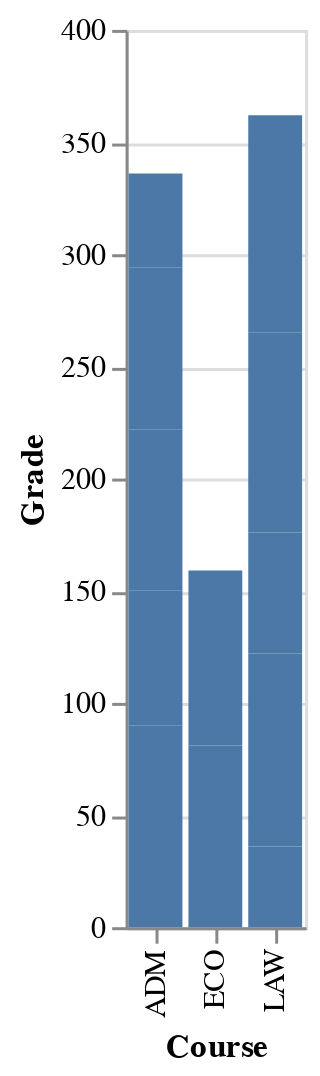

Notebook code for this chart:
### Code cell
alt.Chart(df).mark_bar().encode(x='Course',y='Grade')

### Figure 1 — Vega-Lite specification as saved in the notebook (floating-point values rounded to 4 significant figures)
{"config": {"view": {"continuousWidth": 300, "continuousHeight": 300}}, "data": {"name": "data-617387164a05ed549f6096dd04610a5b"}, "mark": {"type": "bar"}, "encoding": {"x": {"field": "Course", "type": "nominal"}, "y": {"field": "Grade", "type": "quantitative"}}, "$schema": "https://vega.github.io/schema/vega-lite/v5.20.1.json", "datasets": {"data-617387164a05ed549f6096dd04610a5b": [{"Course": "ADM", "Student": "Finn", "AP1": 90, "AP2": 90, "AP3": 90, "Grade": 90, "Score": "A"}, {"Course": "ADM", "Student": "Jack", "AP1": 60, "AP2": 40, "AP3": 100, "Grade": 60, "Score": "D"}, {"Course": "LAW", "Student": "Leo", "AP1": 40, "AP2": 30, "AP3": 40, "Grade": 36, "Score": "E"}, {"Course": "LAW", "Student": "Milo", "AP1": 80, "AP2": 100, "AP3": 70, "Grade": 86, "Score": "B"}, {"Course": "ECO", "Student": "Seth", "AP1": 75, "AP2": 80, "AP3": 95, "Grade": 81, "Score": "B"}, {"Course": "LAW", "Student": "Zane", "AP1": 60, "AP2": 45, "AP3": 60, "Grade": 54, "Score": "E"}, {"Course": "ADM", "Student": "Claire", "AP1": 80, "AP2": 60, "AP3": 80, "Grade": 72, "Score": "C"}, {"Course": "LAW", "Student": "June", "AP1": 75, "AP2": 100, "AP3": 95, "Grade": 89, "Score": "A"}, {"Course": "ECO", "Student": "Paige", "AP1": 60, "AP2": 100, "AP3": 70, "Grade": 78, "Score": "C"}, {"Course": "LAW", "Student": "Rose", "AP1": 100, "AP2": 95, "AP3": 95, "Grade": 97, "Score": "A"}, {"Course": "ADM", "Student": "Quinn", "AP1": 80, "AP2": 70, "AP3": 60, "Grade": 72, "Score": "C"}, {"Course": "ADM", "Student": "Wren", "AP1": 45, "AP2": 40, "AP3": 40, "Grade": 42, "Score": "E"}]}}
